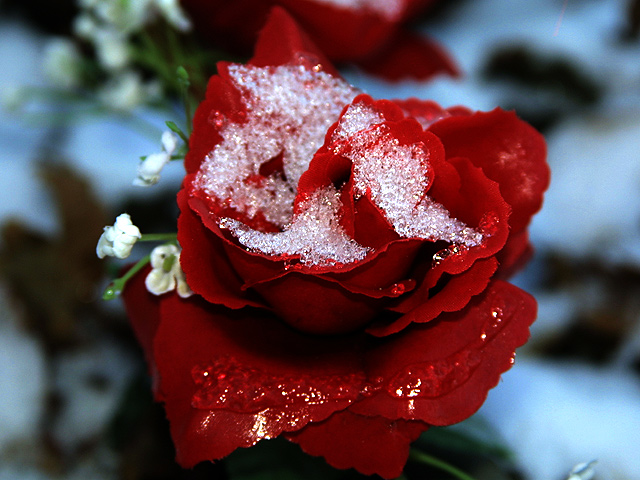
#> input picture jupyter_notebooks/208.jpg, 640 x 480 px
$ jupyter execute 'Image resizing.ipynb'   (shell and % lines are left out)
#> lines starting #> are read from the running program, lines starting #| are printed output that depends on the picture
[cell 1]
import cv2
from matplotlib import pyplot as plt
import math

[cell 2]
IMAGE_PATH = './208.jpg'
input_image = cv2.imread(IMAGE_PATH)
#> input_image is the input picture: shape (480, 640, 3); mean B, G, R 76.8, 70.3, 97.2

[cell 3]
def print_image(image):
    cv_rgb = cv2.cvtColor(image, cv2.COLOR_BGR2RGB)
    plt.imshow(cv_rgb)
    plt.show()

print_image(input_image)

[cell 4]
result = cv2.resize(input_image, (200, 200), interpolation = cv2.INTER_AREA)
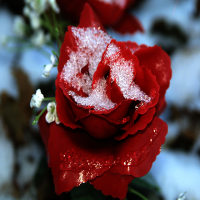
#> result: shape (200, 200, 3); mean B, G, R 76.8, 70.3, 97.2

[cell 5]
print_image(result)

[cell 6]
height, width, channels = input_image.shape
#> height = 480; width = 640; channels = 3

[cell 7]
if height > width:
    result = cv2.resize(input_image, (math.floor(200/height * width), 200), interpolation = cv2.INTER_AREA)
    padding = 200 - math.floor(200/height * width)
else:
    result = cv2.resize(input_image, (200, math.floor(200/width * height)), interpolation = cv2.INTER_AREA)
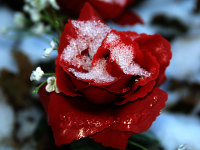
#> result: shape (150, 200, 3); mean B, G, R 76.8, 70.3, 97.2
    padding = 200 - math.floor(200/width * height)
#> padding = 50

[cell 8]
print_image(result)

[cell 9]
top = math.floor(padding/2)
#> top = 25
bottom = padding - top
#> bottom = 25
final_result = cv2.copyMakeBorder(result,top,bottom,0,0,cv2.BORDER_CONSTANT,value=[0,0,0])
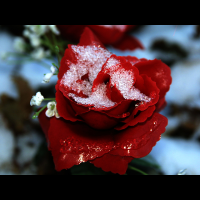
#> final_result: shape (200, 200, 3); mean B, G, R 57.6, 52.7, 72.9
print_image(final_result)
